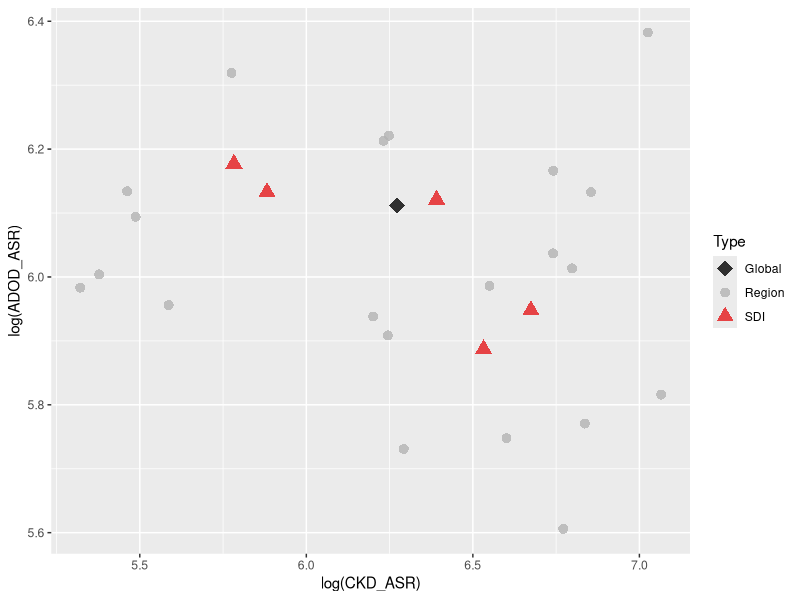

Source code (R): (Note: this script raises an error after producing the figure.)
library(ggplot2)
library(ggrepel)
data <- data.frame(
  Name = c(
    'Andean Latin America', 'Australasia', 'Caribbean', 'Central Asia',
    'Central Europe', 'Central Latin America', 'Central Sub-Saharan Africa',
    'East Asia', 'Eastern Europe', 'Eastern Sub-Saharan Africa',
    'High-income Asia Pacific', 'High-income North America',
    'North Africa and Middle East', 'Oceania', 'South Asia',
    'Southeast Asia', 'Southern Latin America', 'Southern Sub-Saharan Africa',
    'Tropical Latin America', 'Western Europe', 'Western Sub-Saharan Africa',
    'High SDI', 'High-middle SDI', 'Middle SDI', 'Low-middle SDI', 'Low SDI',
    'Global'
  ),
  CKD_ASR = c(
    872.44, 216.61, 735.85, 493.20, 266.92, 1171.14, 1124.70,
    322.36, 204.68, 948.36, 235.57, 508.81, 846.64, 699.04,
    540.57, 846.26, 515.22, 895.96, 516.97, 241.72, 930.73,
    358.51, 324.64, 596.45, 686.98, 791.80, 
    529.62
  ),
  ADOD_ASR = c(
    272.02, 405.09, 313.56, 379.25, 386.04, 335.60, 591.41,
    555.11, 396.72, 460.68, 461.33, 499.20, 476.29, 397.82,
    308.27, 418.63, 368.23, 408.97, 503.17, 443.24, 320.74,
    460.75, 481.70, 455.35, 360.40, 383.04,
    450.98
  ),
  Type = c(
    rep("Region", 21),
    rep("SDI", 5),
    "Global"
  )
)
p <- ggplot(data, aes(x = log(CKD_ASR), y = log(ADOD_ASR))) +
  geom_point(aes(color = Type, size = Type, shape = Type), alpha = 0.8) +
  scale_color_manual(values = c("Global" = "black", "Region" = "grey70", "SDI" = "#E41A1C")) +
  scale_size_manual(values = c("Global" = 5, "Region" = 3, "SDI" = 4)) +
  scale_shape_manual(values = c("Global" = 18, "Region" = 16, "SDI" = 17)) 
  geom_smooth(data = subset(data, Type == "Region"), method = "lm", 
              color = "grey50", linetype = "dashed", se = TRUE, alpha=0.1) +
  geom_text_repel(aes(label = Name), size = 3, max.overlaps = 20) +
  theme_bw() +
  labs(
    title = "Ecological Dissociation: CKD vs. ADOD Burdens (2021)",
    subtitle = "Log-transformed Age-Standardized DALY Rates across 21 GBD Regions and SDI Quintiles",
    x = "Log Age-Standardized DALY Rate of CKD",
    y = "Log Age-Standardized DALY Rate of ADOD",
  ) +
  theme(
    plot.title = element_text(face = "bold", size = 14),
    legend.position = "bottom"
  )
print(p)
ggsave("Correlation_Plot.pdf", width = 10, height = 7)
region_data <- subset(data, Type == "Region")
res <- cor.test(log(region_data$CKD_ASR), log(region_data$ADOD_ASR), method = "pearson")
print(res)
r_value <- res$estimate
p_value <- res$p.value
cat("Correlation coefficient (r):", r_value, "\n")
cat("P-value:", p_value, "\n")
label_text <- paste0("r = ", round(r_value, 3), "\n", 
                     "p = ", round(p_value, 3))
p + annotate("text", x = 5.5, y = 5.5, label = label_text, size = 3, fontface = "italic")
